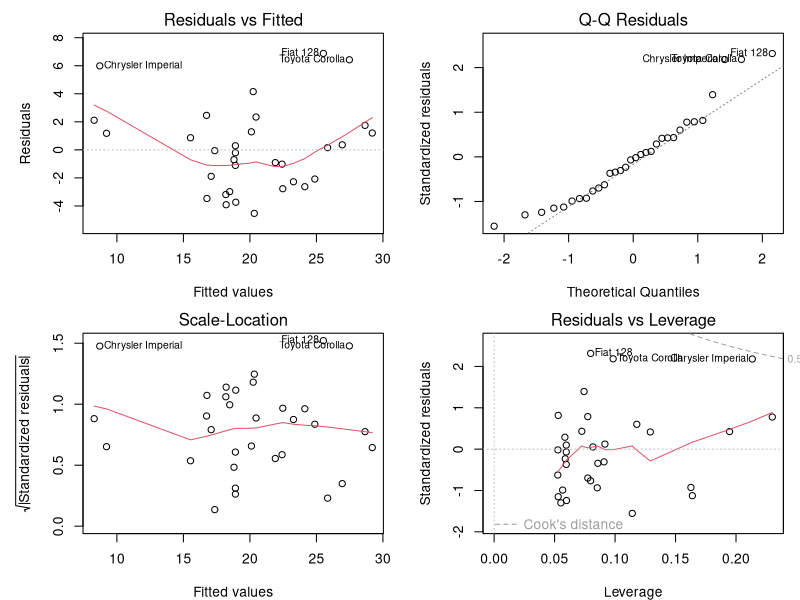
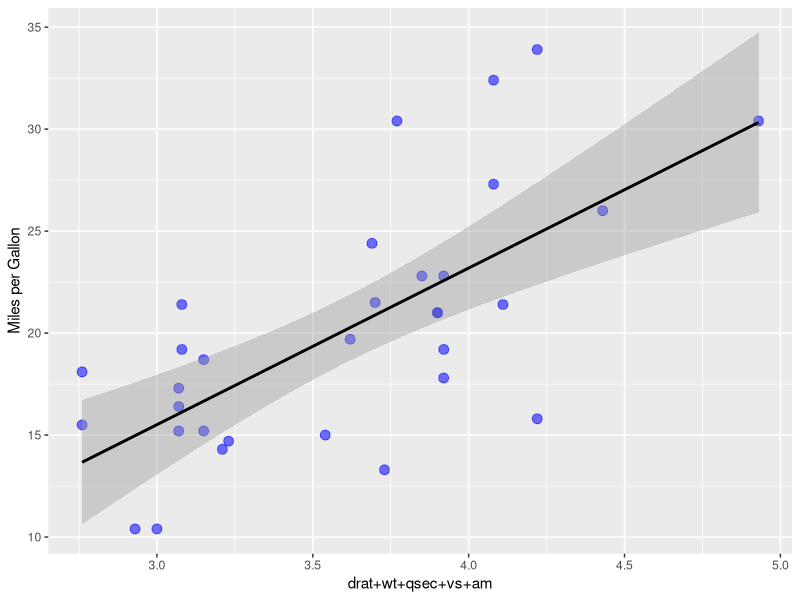
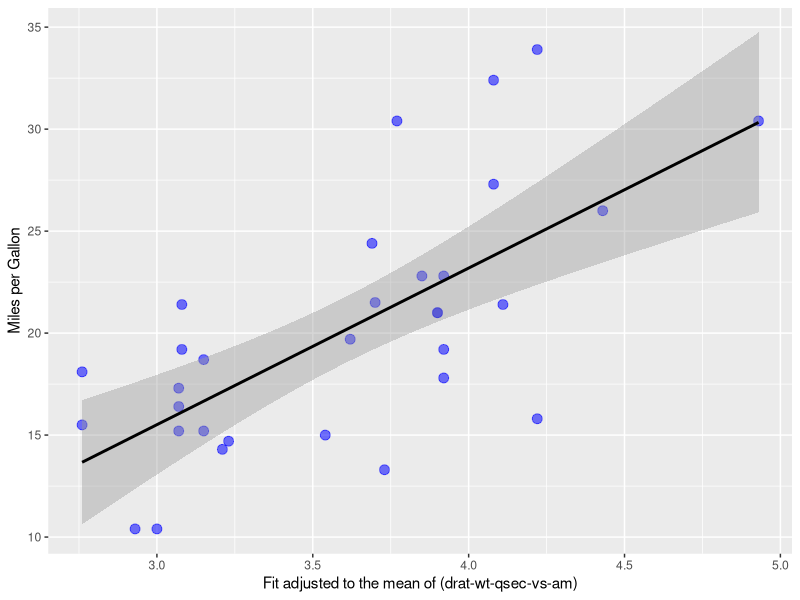
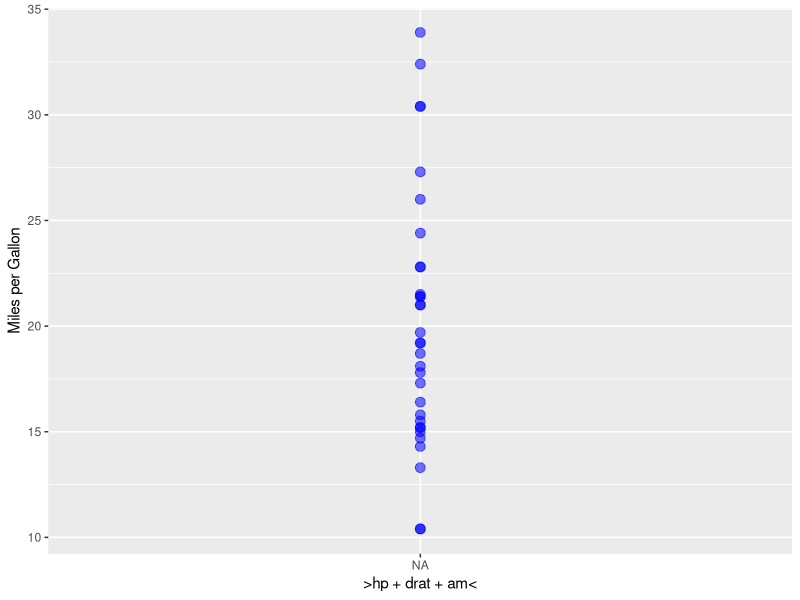

The R source for these figures, in order: (Note: this script raises an error after producing the figures.)
## ---- chunk 1
rm(list=ls());library(car);library(dplyr); data("mtcars");any(is.na(mtcars));data(mtcars)
## ---- chunk 2
data("mtcars")
for(i in c(2,8:11))mtcars[,i] <- as.factor(mtcars[,i])
str(mtcars)
## ---- chunk 3
ordmtcars <<- mtcars[order(mtcars$mpg,decreasing = FALSE),]
rbind(head(ordmtcars,3),tail(ordmtcars,3))
ordmtcars
## ---- chunk 4
mvlmf <- lm(mpg ~ factor(am) + wt, data = ordmtcars)
coef(summary(mvlmf))
vif(mvlmf)
par(mfrow = c(2, 2), mar = c(4, 5, 2, 1))
plot(mvlmf)
## ---- chunk 5
f1 <- lm(mpg ~ ., data = ordmtcars)
coef(summary(f1))
vif(f1)
sqrt(vif(f1))
# variables with low inflation variance =  drat,wt,qsec,vs & am; Therefore for the first model we will select these regressors
library(ggplot2)
par(mfrow = c(1,1), mar = c(4,4,2,2)) # set margin
g <- ggplot(ordmtcars, aes(x = drat, wt, qsec, vs, am, y = mpg),)
g <- g + xlab("drat+wt+qsec+vs+am")
g <- g + ylab("Miles per Gallon")
g <- g + geom_point(size = 3.0, col = "blue", alpha = 0.55)
g <- g + geom_smooth(method = "lm", col = "black")
g
## ---- chunk 6
f1 <- lm(mpg ~ . -1, data = ordmtcars)
coef(summary(f1))
confint(f1)
par(mfrow = c(1,1), mar = c(4,4,2,2)) # set margin
g <- ggplot(ordmtcars, aes(x = drat, wt, qsec, vs, am, -1, y = mpg),)
g <- g + xlab("Fit adjusted to the mean of (drat-wt-qsec-vs-am)")
g <- g + ylab("Miles per Gallon")
g <- g + geom_point(size = 3.0, col = "blue", alpha = 0.55)
g <- g + geom_smooth(method = "lm", col = "black")
g
## ---- chunk 7
fit <- lm(mpg ~ factor(am), data = ordmtcars)
fm2 <- update(fit, mpg ~ cyl)
fm3 <- update(fit, mpg ~ cyl + disp)
fm4 <- update(fit, mpg ~ cyl + disp + hp)
fm5 <- update(fit, mpg ~ cyl + disp + hp + drat)
fm6 <- update(fit, mpg ~ cyl + disp + hp + drat + wt)
fm7 <- update(fit, mpg ~ cyl + disp + hp + drat + wt +  qsec)
fm8 <- update(fit, mpg ~ cyl + disp + hp + drat + wt +  qsec + vs)
fm9 <- update(fit, mpg ~ cyl + disp + hp + drat + wt +  qsec + vs + gear)
fm10 <- update(fit, mpg ~ cyl + disp + hp + drat + wt +  qsec + vs + gear + carb)
anova(fit, fm2, fm3, fm4, fm5, fm6, fm7, fm8, fm9, fm10)
vif(fm6)
sqrt(vif(fm6))
confint(fm6)
## ---- chunk 8
library(car)
data("mtcars")
fbf1 <- lm(mpg ~ hp + drat + am, data = mtcars)
vif(fbf1)
sqrt(vif(fbf1))
library(ggplot2)
par(mfrow = c(1,1), mar = c(4,4,2,2)) # set margin
g <- ggplot(mtcars, aes(x = hp + drat +  wt + am, y = mpg),)
g <- g + xlab(">hp + drat + am<")
g <- g + ylab("Miles per Gallon")
g <- g + geom_point(size = 3.0, col = "blue", alpha = 0.55)
g <- g + geom_smooth(method = "lm", col = "black")
g
## ---- chunk 9
y <- mtcars$mpg
x <- (mtcars$hp + mtcars$drat + mtcars$am)
n <- length(y)
fw <- lm(y ~ x, data = mtcars)
e <- resid(fw)# ;e;plot(e);sum(e)
plot(x,e,
     xlab = "hp + drat + am",
     ylab = "Residuals (MPG)",
     bg = "lightblue",
     col = "black", cex = 2, pch = 21, frame = FALSE)
abline(h = 0, lwd = 2)
for(i in 1:n)
        lines(c(x[i], x[i]), c(e[i], 0), col = "red", lwd = 2)
## ---- chunk 10
dfbetaPlots(lm(mpg ~ hp + drat + am, data = mtcars, family = binomial))
par(mfrow = c(4, 4), mar = c(4.0, 3.0, 3.0, 3.0))
## ---- chunk 11
fbf3 <- lm(mpg ~ hp + drat + factor(am) , data = mtcars)
coef(summary(fbf3))
confint(fbf3)
## ---- chunk 12
# fbf1 <- lm(mpg ~ factor(am) + cyl + disp + hp + drat + wt + qsec, data = mtcars)
## ---- chunk 13
pairs(mtcars[,c(1,2,6,9)], panel = panel.smooth, main = "MTCARS data set", col = 3)
## ---- chunk 14
data(mtcars)
par(mfrow = c(2,1), mar = c(4,4,2,1)) # set margin
mtcars$vs <- factor(mtcars$vs, labels = c("V-block", "S-block")); mtcars$am <- factor(mtcars$am, labels = c("Auto", "Manual")); mtcars$gear <- factor(mtcars$gear); mtcars$carb <- factor(mtcars$carb)
head(mtcars,3)
hist(mtcars$mpg[mtcars$am=="Auto"], breaks=10, xlab = "Miles-Per-gallon", ylab = "Count", main = "Automatic Transmission", col = "yellow", xlim = range(5:40))
abline(v=mean(mtcars$mpg[mtcars$am=="Auto"]), col="red", lwd = 4)
hist(mtcars$mpg[mtcars$am=="Manual"], breaks=10, xlab = "Miles-Per-gallon", ylab = "Count", main = "Manual Transmission", col="lightblue", xlim = range(5:40))
abline(v=mean(mtcars$mpg[mtcars$am=="Manual"]), col="blue", lwd = 4)
## ---- chunk 15
data("mtcars");par(mfrow = c(1,1), mar = c(4,4,2,2))
mtcars$vs <- factor(mtcars$vs, labels = c("V-block", "S-block")); mtcars$am <- factor(mtcars$am, labels = c("Auto", "Manual")); mtcars$gear <- factor(mtcars$gear); mtcars$carb <- factor(mtcars$carb)
head(mtcars,3)
boxplot(mpg ~ am, data = mtcars, col = (c("yellow","lightblue")), ylab = "Miles-Per-Gallon", xlab = "Transmission", main =  "Automatic vs Manual Transmission, Miles Per Gallon Ratings")
## ---- chunk 16
library(ggplot2)
fit <- lm(mpg ~ factor(am), data = mtcars)
par(mfrow = c(1,1), mar = c(4,4,2,2)) # set margin
g <- ggplot(mtcars, aes(x = am, y = mpg),)
g + xlab("Transmission Type")
g + ylab("Miles per Gallon")
g + geom_smooth(method = "lm", col = "black")
g + geom_point(size = 3, col = "blue", alpha = 0.35)
g
